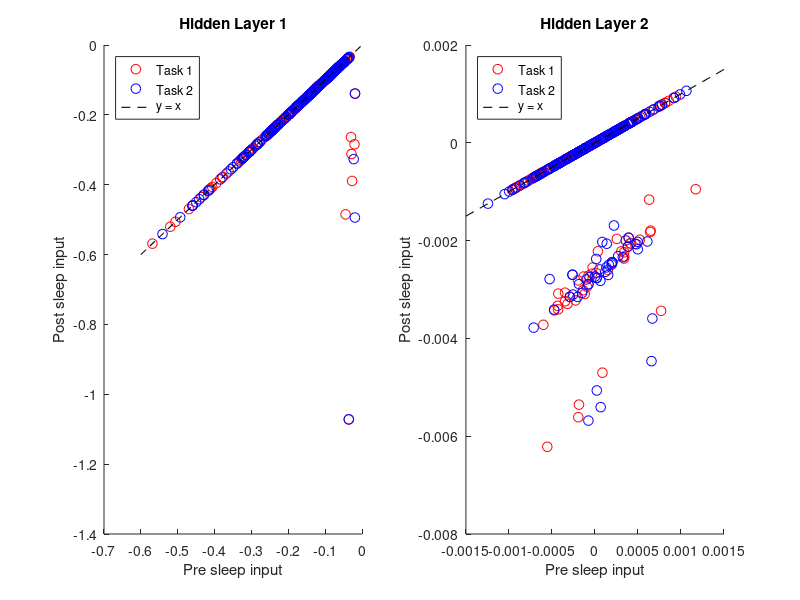

The MATLAB source for this figure:
load('Figure5.mat','HL1','HL2');

% Plot Figure 5
% Plot the results for Task 1 and Task 2
figure;

% Hidden Layer 1
subplot(1, 2, 1);
scatter(HL1{1},HL1{2},50,"MarkerEdgeColor","red") % Task 1
hold on; % Ensure that the next scatter plot is added to the same figure
scatter(HL1{3},HL1{4},50,"MarkerEdgeColor","blue") % Task 2
hold on;
plot(linspace(-0.6,0,100), linspace(-0.6,0,100), 'k--', 'LineWidth', 0.8); % Plot the line y = x in dashed black
hold off;
title('Hidden Layer 1');
xlabel('Pre sleep input');
ylabel('Post sleep input');
legend('Task 1','Task 2','y = x','Location','northwest');

% Hidden Layer 2
subplot(1, 2, 2);
scatter(HL2{1},HL2{2},50,"MarkerEdgeColor","red") % Task 1
hold on; % Ensure that the next scatter plot is added to the same figure
scatter(HL2{3},HL2{4},50,"MarkerEdgeColor","blue") % Task 2
hold on;
plot(linspace(-0.0015,0.0015,100), linspace(-0.0015,0.0015,100), 'k--', 'LineWidth', 0.8); % Plot the line y = x in dashed black
hold off;
title('Hidden Layer 2');
xlabel('Pre sleep input');
ylabel('Post sleep input');
legend('Task 1','Task 2','y = x','Location','northwest');